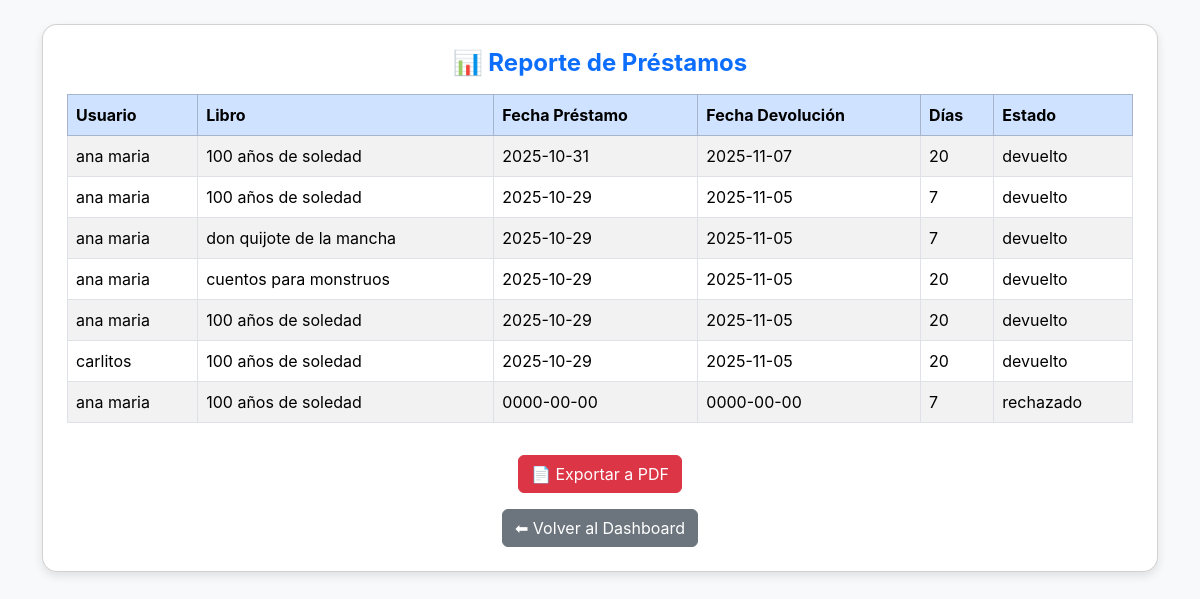
/views/reporte_libros_mas_prestados.php (signed in), run on the app's committed database.
### tables this page shows
CREATE TABLE `prestamo` (
  `id` int(11) NOT NULL,
  `id_reserva` int(11) DEFAULT NULL,
  `fecha_prestamo` date NOT NULL,
  `fecha_devolucion` date NOT NULL,
  `estado` varchar(100) NOT NULL,
  `dias` int(11) DEFAULT NULL,
  `id_usuario` int(11) NOT NULL,
  `id_libro` int(11) NOT NULL,
  `fecha_solicitud` datetime DEFAULT current_timestamp()
);

CREATE TABLE `usuarios` (
  `id` int(11) NOT NULL,
  `nombre` varchar(100) NOT NULL,
  `apellido` varchar(100) NOT NULL,
  `email` varchar(50) NOT NULL,
  `contrasena` varchar(255) NOT NULL,
  `tipo` enum('administrador','cliente') NOT NULL
);

CREATE TABLE `libro` (
  `id` int(11) NOT NULL,
  `titulo` varchar(100) NOT NULL,
  `autor` varchar(100) NOT NULL,
  `isbm` varchar(100) NOT NULL,
  `categoria` varchar(100) NOT NULL,
  `disponibilidad` varchar(50) NOT NULL,
  `cantidad` int(11) NOT NULL,
  `descripcion` varchar(100) NOT NULL,
  `imagen` varchar(100) NOT NULL
);

### views/reporte_libros_mas_prestados.php (the view, shortened to what this page needs)
<?php
$db = new MYSQL();
$db->conectar();
$conn = $db->getConexion();
$sql_historial = "SELECT
            u.nombre AS usuario,
            l.titulo AS libro,
            p.fecha_prestamo,
            p.fecha_devolucion,
            p.estado,
            p.dias
        FROM prestamo p
        JOIN usuarios u ON p.id_usuario = u.id
        JOIN libro l ON p.id_libro = l.id
        ORDER BY p.fecha_prestamo DESC";
$result_historial = $conn->query($sql_historial);
$historial = [];
if($result_historial && $result_historial->num_rows > 0){
    while($row = $result_historial->fetch_assoc()){
        $historial[] = $row;
    }
}
?>
<!DOCTYPE html>
<html lang="es">
<head>
<link href="https://cdn.jsdelivr.net/npm/bootstrap@5.3.2/dist/css/bootstrap.min.css" rel="stylesheet">
</head>
<body class="p-4">
<div class="container">
    <div class="card p-4">
        <h4 class="text-center text-primary fw-bold mb-3">📊 Reporte de Préstamos</h4>
        <div class="tab-content">
            <div class="tab-pane fade show active" id="historial" role="tabpanel" aria-labelledby="historial-tab">
                <?php if(!empty($historial)): ?>
                    <div class="table-responsive">
                        <table class="table table-striped table-bordered align-middle">
                            <thead class="table-primary">
                                <tr>
                                    <th>Usuario</th>
                                    <th>Libro</th>
                                    <th>Fecha Préstamo</th>
                                    <th>Fecha Devolución</th>
                                    <th>Días</th>
                                    <th>Estado</th>
                                </tr>
                            </thead>
                            <tbody>
                                <?php foreach($historial as $row): ?>
                                <tr>
                                    <td><?= htmlspecialchars($row['usuario']) ?></td>
                                    <td><?= htmlspecialchars($row['libro']) ?></td>
                                    <td><?= htmlspecialchars($row['fecha_prestamo']) ?></td>
                                    <td><?= htmlspecialchars($row['fecha_devolucion']) ?></td>
                                    <td><?= htmlspecialchars($row['dias']) ?></td>
                                    <td><?= htmlspecialchars($row['estado']) ?></td>
                                </tr>
                                <?php endforeach; ?>
                            </tbody>
                        </table>
                    </div>
                    <div class="text-center mt-3">
                        <a href="export_historial_pdf.php" class="btn btn-danger">📄 Exportar a PDF</a>
                    </div>
                <?php else: ?>
                    <div class="alert alert-warning text-center">No se encontraron datos para el historial de préstamos.</div>
                <?php endif; ?>
            </div>
        </div>
        <div class="mt-3 text-center">
            <a href="../dashboard.php" class="btn btn-secondary">⬅ Volver al Dashboard</a>
        </div>
    </div>
</div>
</body>
</html>

### views/reporte_libros_mas_prestados.php (style rules this page uses)
body { background:#f8f9fa;font-family:Inter,sans-serif; }
.card { border-radius:15px;box-shadow:0 4px 10px rgba(0,0,0,0.1); }

### data on the page
prestamo: id_usuario.nombre "ana maria", id_libro.titulo "100 años de soledad", fecha_prestamo "2025-10-31", fecha_devolucion "2025-11-07", dias "20", estado "devuelto"
prestamo: id_usuario.nombre "ana maria", id_libro.titulo "100 años de soledad", fecha_prestamo "2025-10-29", fecha_devolucion "2025-11-05", dias "7", estado "devuelto"
prestamo: id_usuario.nombre "ana maria", id_libro.titulo "don quijote de la mancha", fecha_prestamo "2025-10-29", fecha_devolucion "2025-11-05", dias "7", estado "devuelto"
prestamo: id_usuario.nombre "ana maria", id_libro.titulo "cuentos para monstruos", fecha_prestamo "2025-10-29", fecha_devolucion "2025-11-05", dias "20", estado "devuelto"
prestamo: id_usuario.nombre "ana maria", id_libro.titulo "100 años de soledad", fecha_prestamo "2025-10-29", fecha_devolucion "2025-11-05", dias "20", estado "devuelto"
prestamo: id_usuario.nombre "carlitos", id_libro.titulo "100 años de soledad", fecha_prestamo "2025-10-29", fecha_devolucion "2025-11-05", dias "20", estado "devuelto"
prestamo: id_usuario.nombre "ana maria", id_libro.titulo "100 años de soledad", fecha_prestamo "0000-00-00", fecha_devolucion "0000-00-00", dias "7", estado "rechazado"
